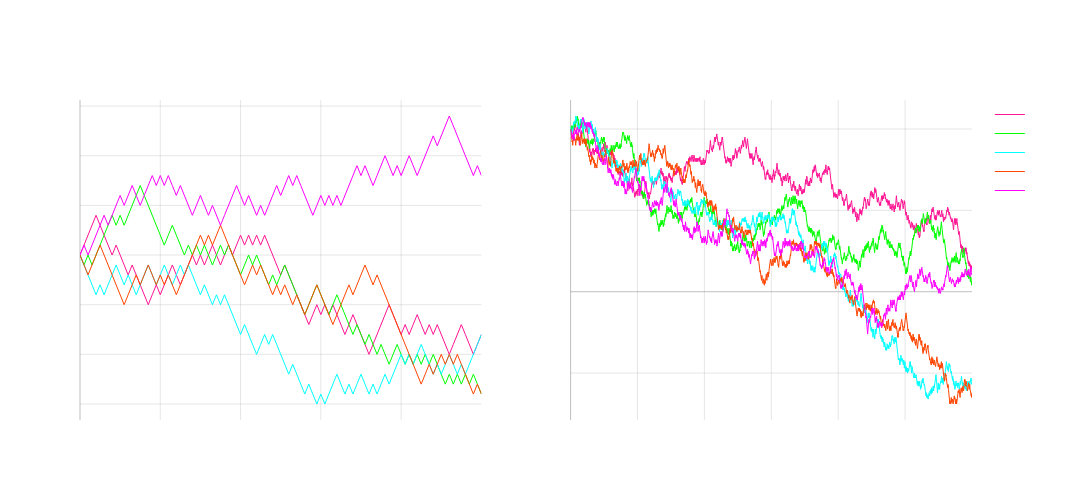

The notebook cell saved with this chart:
### Markdown cell above
#####  Expected Value (Edge)

In a game or system that involves betting and randomness, expected value tells us something about the dynamics of our wealth path over a series of repetitive experiments

We accumulate this EV over time (in a positive or negative way) but in **games of chance** we don't influence this EV

Oftentimes we can use the law of total expectation to discern the EV of a well-defined closed system

$$E[X] = \sum_{i=1}^n P(A_i)E[X|A_i]$$

where $\{A_1,...,A_n\}$ are disjoint events (Law of Total Expectation)

This does not tell us what *sample path* we will walk, but if the value is stable over a series of repeated experiments it suggests a general trajectory.

###### ______________________________________________________________________________________________________________________________________

#####   Games of Chance

Let's use roullette as an example...

*For a player betting $1 on red in American roulette:*

$E[X_{player}] = (18/38 \times \$1) + (20/38 \times -\$1) = -\$0.0526$ per bet

For the casino on any $1 bet:

$E[X_{casino}] = (20/38 \times \$1) + (18/38 \times -\$1) = \$0.0526$ per bet


This is a *fixed* game of chance, there is *no optimal decision* to make in the face of this uncertainty.

Statistically players will lose their entire bankroll should they continue to play the game.

More formally, the game's randomness is defined (by its probability mass function) and does not change over time (time invariant).

The EV of your wealth path is entirely dependent on the probability mass function (the game's randomness) which is defined against the player and for the casino!

### Code cell
import numpy as np
import plotly.graph_objects as go
from plotly.subplots import make_subplots

# Generate sample paths for American roulette players
np.random.seed(42)

def create_roulette_paths(n_plays):
    n_players = 5
    bet_size = 1000  # Fixed bet size
    payout = 2   # Payout is 2x the bet (1:1 odds, you get your bet back plus equal amount)
    p_win = 18/38  # Probability of winning on red (18 red numbers out of 38 total)

    # Generate player wealth paths
    player_wealth = np.zeros((n_players, n_plays+1))
    player_wealth[:,0] = 100000  # Starting wealth of 100k

    for i in range(n_plays):
        # Generate outcomes for all players
        wins = np.random.random(n_players) < p_win
        player_wealth[:,i+1] = player_wealth[:,i] - bet_size  # Place bets
        player_wealth[:,i+1] += wins * (payout * bet_size)    # Add winnings (2x bet on win)
    
    return player_wealth

# Create paths for both timeframes
player_wealth_100 = create_roulette_paths(100)
player_wealth_10k = create_roulette_paths(3000)

# Create subplots - 1 row, 2 columns
fig = make_subplots(
    rows=1, cols=2,
    subplot_titles=(
        'Player Wealth - Red Bets (100 Plays)', 
        'Player Wealth - Red Bets (3000 Plays)'
    ),
    horizontal_spacing=0.1
)

# Neon colors for players
neon_colors = ['#FF1493', '#00FF00', '#00FFFF', '#FF4500', '#FF00FF']

# Plot 100 plays data
for i in range(5):
    fig.add_trace(
        go.Scatter(
            x=np.arange(101),
            y=player_wealth_100[i,:],
            mode='lines',
            name=f'Player {i+1}',
            line=dict(color=neon_colors[i], width=1),
            showlegend=True
        ),
        row=1, col=1
    )

# Plot 10000 plays data
for i in range(5):
    fig.add_trace(
        go.Scatter(
            x=np.arange(10001),
            y=player_wealth_10k[i,:],
            mode='lines',
            name=f'Player {i+1}',
            line=dict(color=neon_colors[i], width=1),
            showlegend=False
        ),
        row=1, col=2
    )

# Update layout
fig.update_layout(
    width=1200,
    height=500,
    showlegend=True,
    plot_bgcolor='rgba(0,0,0,0)',
    paper_bgcolor='rgba(0,0,0,0)',
    font=dict(color='white')
)

# Update axes
for col in [1,2]:
    fig.update_xaxes(
        showgrid=True,
        gridwidth=1,
        gridcolor='rgba(128,128,128,0.2)',
        zeroline=True,
        zerolinewidth=1,
        zerolinecolor='rgba(128,128,128,0.5)',
        title_text="Number of Plays",
        row=1, col=col
    )
    fig.update_yaxes(
        showgrid=True,
        gridwidth=1,
        gridcolor='rgba(128,128,128,0.2)',
        zeroline=True,
        zerolinewidth=1,
        zerolinecolor='rgba(128,128,128,0.5)',
        title_text="Wealth ($)",
        row=1, col=col
    )

fig.show()

### Figure 1 — Plotly figure (JSON) as saved in the notebook; plotly's stock layout.template omitted (floating-point values rounded to 4 significant figures; data arrays with more than 128 entries replaced by an {"elided": "..."} marker saying what was removed)
{"data": [{"line": {"color": "#FF1493", "width": 1}, "mode": "lines", "name": "Player 1", "showlegend": true, "type": "scatter", "x": [0, 1, 2, 3, 4, 5, 6, 7, 8, 9, 10, 11, 12, 13, 14, 15, 16, 17, 18, 19, 20, 21, 22, 23, 24, 25, 26, 27, 28, 29, 30, 31, 32, 33, 34, 35, 36, 37, 38, 39, 40, 41, 42, 43, 44, 45, 46, 47, 48, 49, 50, 51, 52, 53, 54, 55, 56, 57, 58, 59, 60, 61, 62, 63, 64, 65, 66, 67, 68, 69, 70, 71, 72, 73, 74, 75, 76, 77, 78, 79, 80, 81, 82, 83, 84, 85, 86, 87, 88, 89, 90, 91, 92, 93, 94, 95, 96, 97, 98, 99, 100], "xaxis": "x", "y": [100000.0, 101000.0, 102000.0, 103000.0, 104000.0, 103000.0, 102000.0, 101000.0, 100000.0, 101000.0, 100000.0, 99000.0, 98000.0, 99000.0, 98000.0, 97000.0, 96000.0, 95000.0, 96000.0, 97000.0, 96000.0, 97000.0, 98000.0, 99000.0, 98000.0, 97000.0, 98000.0, 99000.0, 100000.0, 99000.0, 100000.0, 99000.0, 100000.0, 101000.0, 100000.0, 99000.0, 100000.0, 101000.0, 100000.0, 101000.0, 102000.0, 101000.0, 102000.0, 101000.0, 102000.0, 101000.0, 102000.0, 101000.0, 100000.0, 99000.0, 98000.0, 99000.0, 98000.0, 97000.0, 96000.0, 95000.0, 94000.0, 93000.0, 94000.0, 95000.0, 94000.0, 95000.0, 94000.0, 95000.0, 94000.0, 93000.0, 92000.0, 93000.0, 94000.0, 93000.0, 92000.0, 91000.0, 90000.0, 91000.0, 92000.0, 93000.0, 94000.0, 95000.0, 94000.0, 93000.0, 92000.0, 93000.0, 92000.0, 93000.0, 94000.0, 93000.0, 92000.0, 93000.0, 92000.0, 93000.0, 92000.0, 91000.0, 90000.0, 91000.0, 92000.0, 93000.0, 92000.0, 91000.0, 90000.0, 91000.0, 92000.0], "yaxis": "y"}, {"line": {"color": "#00FF00", "width": 1}, "mode": "lines", "name": "Player 2", "showlegend": true, "type": "scatter", "x": [0, 1, 2, 3, 4, 5, 6, 7, 8, 9, 10, 11, 12, 13, 14, 15, 16, 17, 18, 19, 20, 21, 22, 23, 24, 25, 26, 27, 28, 29, 30, 31, 32, 33, 34, 35, 36, 37, 38, 39, 40, 41, 42, 43, 44, 45, 46, 47, 48, 49, 50, 51, 52, 53, 54, 55, 56, 57, 58, 59, 60, 61, 62, 63, 64, 65, 66, 67, 68, 69, 70, 71, 72, 73, 74, 75, 76, 77, 78, 79, 80, 81, 82, 83, 84, 85, 86, 87, 88, 89, 90, 91, 92, 93, 94, 95, 96, 97, 98, 99, 100], "xaxis": "x", "y": [100000.0, 99000.0, 100000.0, 99000.0, 100000.0, 101000.0, 102000.0, 103000.0, 104000.0, 103000.0, 104000.0, 103000.0, 104000.0, 105000.0, 106000.0, 107000.0, 106000.0, 105000.0, 104000.0, 103000.0, 102000.0, 101000.0, 102000.0, 103000.0, 102000.0, 101000.0, 100000.0, 101000.0, 100000.0, 101000.0, 100000.0, 101000.0, 100000.0, 99000.0, 100000.0, 101000.0, 100000.0, 101000.0, 100000.0, 99000.0, 98000.0, 99000.0, 100000.0, 99000.0, 100000.0, 99000.0, 98000.0, 97000.0, 98000.0, 97000.0, 98000.0, 99000.0, 98000.0, 97000.0, 96000.0, 95000.0, 94000.0, 95000.0, 96000.0, 97000.0, 96000.0, 95000.0, 94000.0, 95000.0, 96000.0, 95000.0, 94000.0, 93000.0, 92000.0, 93000.0, 92000.0, 91000.0, 92000.0, 91000.0, 90000.0, 91000.0, 90000.0, 89000.0, 90000.0, 91000.0, 90000.0, 89000.0, 90000.0, 89000.0, 90000.0, 89000.0, 90000.0, 89000.0, 90000.0, 89000.0, 88000.0, 87000.0, 88000.0, 87000.0, 88000.0, 87000.0, 88000.0, 87000.0, 88000.0, 87000.0, 86000.0], "yaxis": "y"}, {"line": {"color": "#00FFFF", "width": 1}, "mode": "lines", "name": "Player 3", "showlegend": true, "type": "scatter", "x": [0, 1, 2, 3, 4, 5, 6, 7, 8, 9, 10, 11, 12, 13, 14, 15, 16, 17, 18, 19, 20, 21, 22, 23, 24, 25, 26, 27, 28, 29, 30, 31, 32, 33, 34, 35, 36, 37, 38, 39, 40, 41, 42, 43, 44, 45, 46, 47, 48, 49, 50, 51, 52, 53, 54, 55, 56, 57, 58, 59, 60, 61, 62, 63, 64, 65, 66, 67, 68, 69, 70, 71, 72, 73, 74, 75, 76, 77, 78, 79, 80, 81, 82, 83, 84, 85, 86, 87, 88, 89, 90, 91, 92, 93, 94, 95, 96, 97, 98, 99, 100], "xaxis": "x", "y": [100000.0, 99000.0, 98000.0, 97000.0, 96000.0, 97000.0, 96000.0, 97000.0, 98000.0, 99000.0, 98000.0, 97000.0, 98000.0, 97000.0, 96000.0, 97000.0, 98000.0, 99000.0, 98000.0, 97000.0, 98000.0, 99000.0, 98000.0, 97000.0, 98000.0, 99000.0, 98000.0, 99000.0, 98000.0, 97000.0, 96000.0, 97000.0, 96000.0, 95000.0, 96000.0, 95000.0, 96000.0, 95000.0, 94000.0, 93000.0, 92000.0, 93000.0, 92000.0, 91000.0, 90000.0, 91000.0, 92000.0, 91000.0, 92000.0, 91000.0, 90000.0, 89000.0, 88000.0, 89000.0, 88000.0, 87000.0, 86000.0, 87000.0, 86000.0, 85000.0, 86000.0, 85000.0, 86000.0, 87000.0, 88000.0, 87000.0, 86000.0, 87000.0, 86000.0, 87000.0, 88000.0, 87000.0, 86000.0, 87000.0, 86000.0, 87000.0, 88000.0, 87000.0, 88000.0, 89000.0, 90000.0, 89000.0, 90000.0, 89000.0, 90000.0, 91000.0, 90000.0, 89000.0, 88000.0, 89000.0, 88000.0, 89000.0, 90000.0, 89000.0, 88000.0, 89000.0, 88000.0, 89000.0, 90000.0, 91000.0, 92000.0], "yaxis": "y"}, {"line": {"color": "#FF4500", "width": 1}, "mode": "lines", "name": "Player 4", "showlegend": true, "type": "scatter", "x": [0, 1, 2, 3, 4, 5, 6, 7, 8, 9, 10, 11, 12, 13, 14, 15, 16, 17, 18, 19, 20, 21, 22, 23, 24, 25, 26, 27, 28, 29, 30, 31, 32, 33, 34, 35, 36, 37, 38, 39, 40, 41, 42, 43, 44, 45, 46, 47, 48, 49, 50, 51, 52, 53, 54, 55, 56, 57, 58, 59, 60, 61, 62, 63, 64, 65, 66, 67, 68, 69, 70, 71, 72, 73, 74, 75, 76, 77, 78, 79, 80, 81, 82, 83, 84, 85, 86, 87, 88, 89, 90, 91, 92, 93, 94, 95, 96, 97, 98, 99, 100], "xaxis": "x", "y": [100000.0, 99000.0, 98000.0, 99000.0, 100000.0, 101000.0, 100000.0, 99000.0, 98000.0, 97000.0, 96000.0, 95000.0, 96000.0, 97000.0, 98000.0, 97000.0, 98000.0, 99000.0, 98000.0, 97000.0, 98000.0, 97000.0, 98000.0, 97000.0, 96000.0, 97000.0, 98000.0, 99000.0, 100000.0, 101000.0, 102000.0, 101000.0, 102000.0, 101000.0, 102000.0, 103000.0, 102000.0, 101000.0, 100000.0, 99000.0, 98000.0, 97000.0, 98000.0, 99000.0, 98000.0, 99000.0, 98000.0, 97000.0, 96000.0, 97000.0, 96000.0, 97000.0, 96000.0, 95000.0, 96000.0, 95000.0, 94000.0, 95000.0, 96000.0, 97000.0, 96000.0, 95000.0, 94000.0, 93000.0, 94000.0, 95000.0, 96000.0, 97000.0, 96000.0, 97000.0, 98000.0, 99000.0, 98000.0, 97000.0, 98000.0, 97000.0, 96000.0, 95000.0, 94000.0, 93000.0, 92000.0, 91000.0, 90000.0, 89000.0, 88000.0, 87000.0, 88000.0, 89000.0, 88000.0, 89000.0, 90000.0, 89000.0, 90000.0, 89000.0, 90000.0, 89000.0, 88000.0, 87000.0, 86000.0, 87000.0, 86000.0], "yaxis": "y"}, {"line": {"color": "#FF00FF", "width": 1}, "mode": "lines", "name": "Player 5", "showlegend": true, "type": "scatter", "x": [0, 1, 2, 3, 4, 5, 6, 7, 8, 9, 10, 11, 12, 13, 14, 15, 16, 17, 18, 19, 20, 21, 22, 23, 24, 25, 26, 27, 28, 29, 30, 31, 32, 33, 34, 35, 36, 37, 38, 39, 40, 41, 42, 43, 44, 45, 46, 47, 48, 49, 50, 51, 52, 53, 54, 55, 56, 57, 58, 59, 60, 61, 62, 63, 64, 65, 66, 67, 68, 69, 70, 71, 72, 73, 74, 75, 76, 77, 78, 79, 80, 81, 82, 83, 84, 85, 86, 87, 88, 89, 90, 91, 92, 93, 94, 95, 96, 97, 98, 99, 100], "xaxis": "x", "y": [100000.0, 101000.0, 100000.0, 101000.0, 102000.0, 103000.0, 104000.0, 103000.0, 104000.0, 105000.0, 106000.0, 105000.0, 106000.0, 107000.0, 106000.0, 105000.0, 106000.0, 107000.0, 108000.0, 107000.0, 108000.0, 107000.0, 108000.0, 107000.0, 106000.0, 107000.0, 106000.0, 105000.0, 104000.0, 105000.0, 106000.0, 105000.0, 104000.0, 105000.0, 104000.0, 103000.0, 104000.0, 105000.0, 106000.0, 107000.0, 106000.0, 105000.0, 106000.0, 105000.0, 104000.0, 105000.0, 104000.0, 105000.0, 106000.0, 107000.0, 106000.0, 107000.0, 108000.0, 107000.0, 108000.0, 107000.0, 106000.0, 105000.0, 104000.0, 105000.0, 106000.0, 105000.0, 106000.0, 105000.0, 106000.0, 105000.0, 106000.0, 107000.0, 108000.0, 109000.0, 108000.0, 109000.0, 108000.0, 107000.0, 108000.0, 109000.0, 110000.0, 109000.0, 108000.0, 109000.0, 108000.0, 109000.0, 110000.0, 109000.0, 108000.0, 109000.0, 110000.0, 111000.0, 112000.0, 111000.0, 112000.0, 113000.0, 114000.0, 113000.0, 112000.0, 111000.0, 110000.0, 109000.0, 108000.0, 109000.0, 108000.0], "yaxis": "y"}, {"line": {"color": "#FF1493", "width": 1}, "mode": "lines", "name": "Player 1", "showlegend": false, "type": "scatter", "x": {"elided": "10001 int values"}, "xaxis": "x2", "y": {"elided": "3001 float values"}, "yaxis": "y2"}, {"line": {"color": "#00FF00", "width": 1}, "mode": "lines", "name": "Player 2", "showlegend": false, "type": "scatter", "x": {"elided": "10001 int values"}, "xaxis": "x2", "y": {"elided": "3001 float values"}, "yaxis": "y2"}, {"line": {"color": "#00FFFF", "width": 1}, "mode": "lines", "name": "Player 3", "showlegend": false, "type": "scatter", "x": {"elided": "10001 int values"}, "xaxis": "x2", "y": {"elided": "3001 float values"}, "yaxis": "y2"}, {"line": {"color": "#FF4500", "width": 1}, "mode": "lines", "name": "Player 4", "showlegend": false, "type": "scatter", "x": {"elided": "10001 int values"}, "xaxis": "x2", "y": {"elided": "3001 float values"}, "yaxis": "y2"}, {"line": {"color": "#FF00FF", "width": 1}, "mode": "lines", "name": "Player 5", "showlegend": false, "type": "scatter", "x": {"elided": "10001 int values"}, "xaxis": "x2", "y": {"elided": "3001 float values"}, "yaxis": "y2"}], "layout": {"annotations": [{"font": {"size": 16}, "showarrow": false, "text": "Player Wealth - Red Bets (100 Plays)", "x": 0.225, "xanchor": "center", "xref": "paper", "y": 1, "yanchor": "bottom", "yref": "paper"}, {"font": {"size": 16}, "showarrow": false, "text": "Player Wealth - Red Bets (3000 Plays)", "x": 0.775, "xanchor": "center", "xref": "paper", "y": 1, "yanchor": "bottom", "yref": "paper"}], "font": {"color": "white"}, "height": 500, "paper_bgcolor": "rgba(0,0,0,0)", "plot_bgcolor": "rgba(0,0,0,0)", "showlegend": true, "width": 1200, "xaxis": {"anchor": "y", "domain": [0, 0.45], "gridcolor": "rgba(128,128,128,0.2)", "gridwidth": 1, "showgrid": true, "title": {"text": "Number of Plays"}, "zeroline": true, "zerolinecolor": "rgba(128,128,128,0.5)", "zerolinewidth": 1}, "xaxis2": {"anchor": "y2", "domain": [0.55, 1], "gridcolor": "rgba(128,128,128,0.2)", "gridwidth": 1, "showgrid": true, "title": {"text": "Number of Plays"}, "zeroline": true, "zerolinecolor": "rgba(128,128,128,0.5)", "zerolinewidth": 1}, "yaxis": {"anchor": "x", "domain": [0, 1], "gridcolor": "rgba(128,128,128,0.2)", "gridwidth": 1, "showgrid": true, "title": {"text": "Wealth ($)"}, "zeroline": true, "zerolinecolor": "rgba(128,128,128,0.5)", "zerolinewidth": 1}, "yaxis2": {"anchor": "x2", "domain": [0, 1], "gridcolor": "rgba(128,128,128,0.2)", "gridwidth": 1, "showgrid": true, "title": {"text": "Wealth ($)"}, "zeroline": true, "zerolinecolor": "rgba(128,128,128,0.5)", "zerolinewidth": 1}}}
